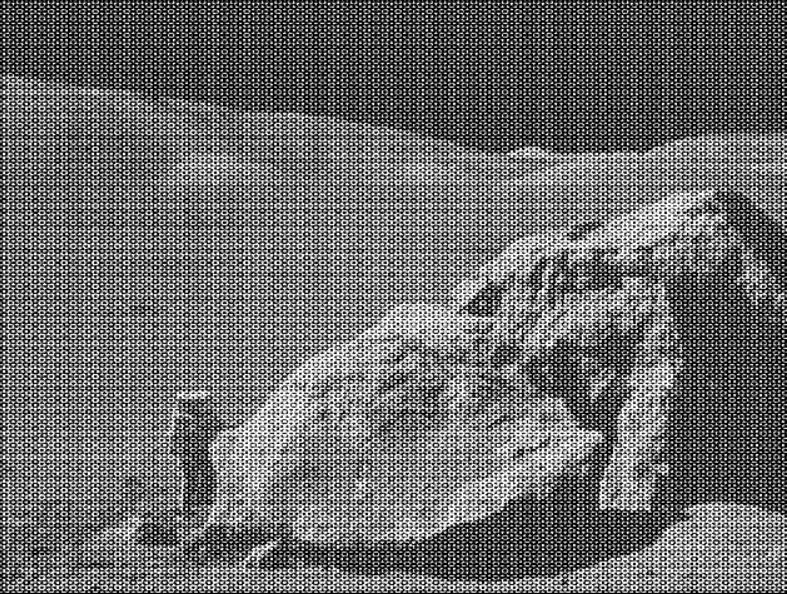
#> input picture task5/periodic_noise.JPG, 787 x 594 px, found by its file name
$ jupyter execute Solution_Task5.ipynb
#> lines starting #> are read from the running program, lines starting #| are printed output that depends on the picture
[cell 1]
import numpy as np
import cv2 as cv
from matplotlib import pyplot as plt

### 1. Реализуйте высокочастотную фильтрацию на основе ядра Гаусса

#### До фильтрации

[cell 2]
img = cv.imread('periodic_noise.jpg', cv.IMREAD_GRAYSCALE)
#> img: shape (594, 787); min 0, max 255, mean 107.6

dft = cv.dft(np.float32(img),flags = cv.DFT_COMPLEX_OUTPUT)
dft_shift = np.fft.fftshift(dft)
magnitude_spectrum = 20*np.log(cv.magnitude(dft_shift[:,:,0],dft_shift[:,:,1]))
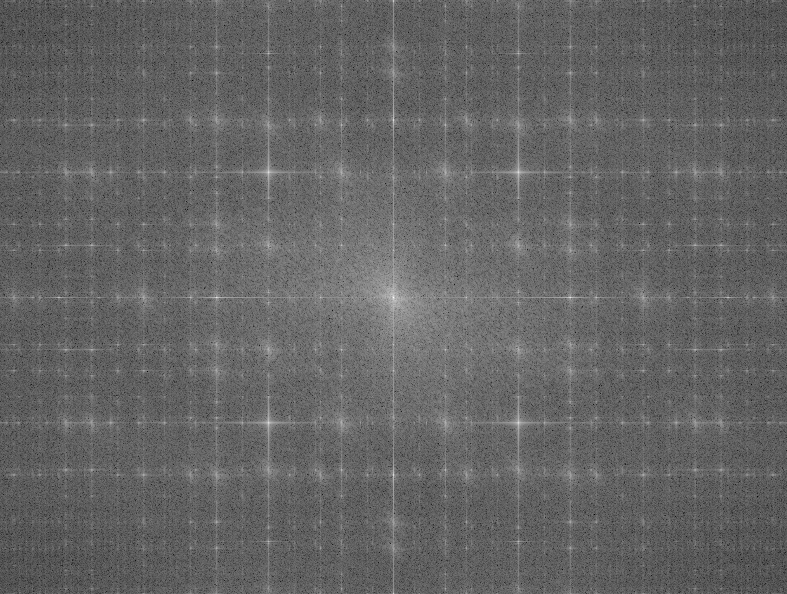
#> magnitude_spectrum: shape (594, 787) float32; min 63.67, max 354.7, mean 178.8; drawn with min black and max white

fig, ax = plt.subplots(1, 2, figsize=(10, 5))
ax[0].imshow(img, cmap = 'gray'); ax[0].set_title('Оригинал')
ax[1].imshow(magnitude_spectrum, cmap = 'gray'); ax[1].set_title('Неотфильтрованный спектр')

#### Создание и вывод маски на основе ядра Гаусса

[cell 3]
sigma = 30
rows, cols = img.shape
#> rows = 594; cols = 787
x, y = np.meshgrid(np.arange(0, cols, 1), np.arange(0, rows, 1))

gauss_mask = np.exp(-((x - (cols // 2))**2 + (y - (rows // 2))**2) / (2 * sigma**2))
plt.imshow(gauss_mask, cmap='gray')
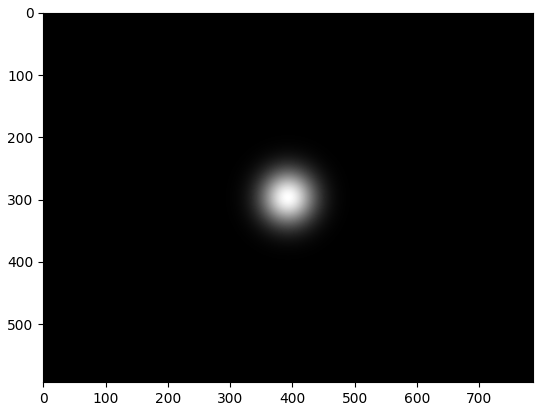
#> figure drawn by matplotlib, 1 panel

#### После фильтрации

[cell 4]
dft_shift_filtered = dft_shift * gauss_mask[:, :, np.newaxis]

magnitude_spectrum_filtered = 20*np.log(cv.magnitude(dft_shift_filtered[:,:,0], dft_shift_filtered[:,:,1]) + 1)
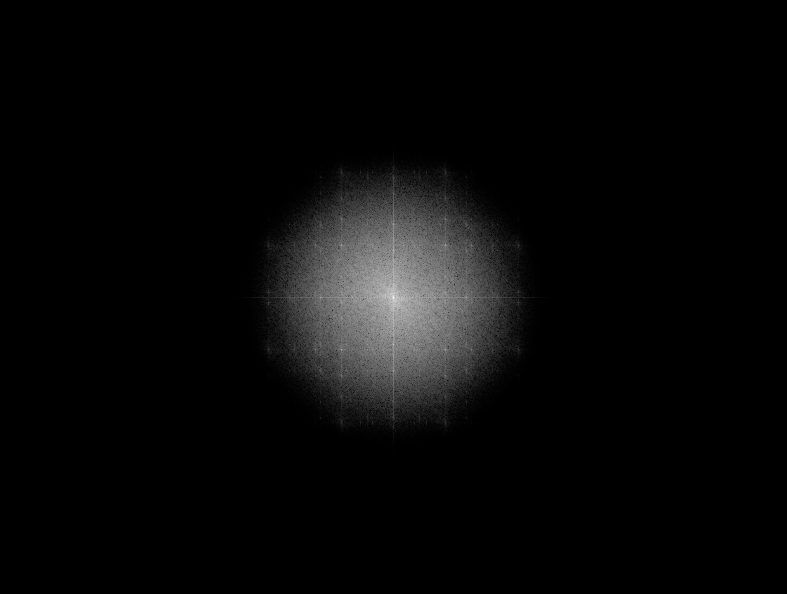
#> magnitude_spectrum_filtered: shape (594, 787) float64; min 0, max 354.7, mean 12.1; drawn with min black and max white

f_ishift = np.fft.ifftshift(dft_shift_filtered)
img_filtered = cv.idft(f_ishift)
img_filtered = cv.magnitude(img_filtered[:,:,0], img_filtered[:,:,1])
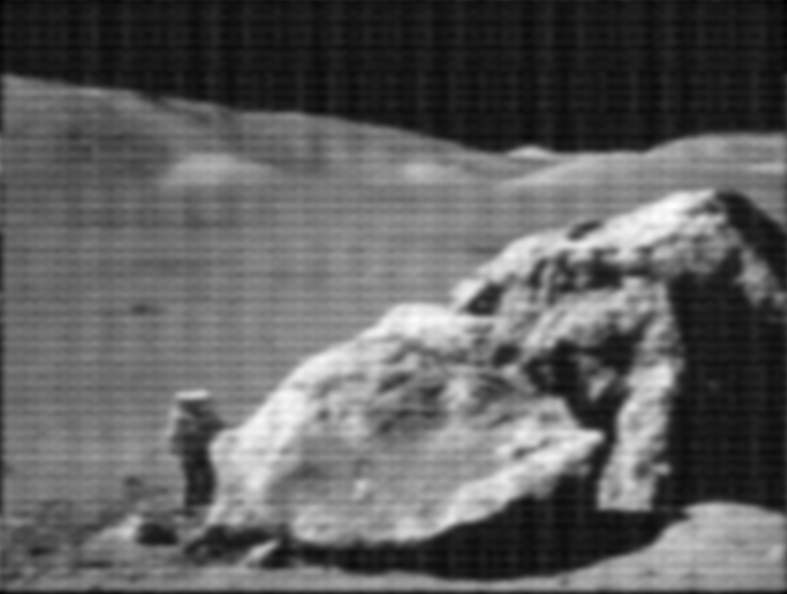
#> img_filtered: shape (594, 787) float64; min 28062789.1, max 87553656.3, mean 50323632; drawn with min black and max white

fig, ax = plt.subplots(1, 2, figsize=(10, 5))
ax[1].imshow(img_filtered, cmap = 'gray'); ax[1].set_title('Отфильтрованное изображение')
ax[0].imshow(magnitude_spectrum_filtered, cmap = 'gray'); ax[0].set_title('Отфильтрованный спектр')

### 2. Реализуйте вычисление свертки с помощью преобразования Фурье

#### Создание функции для линейной свертки

[cell 5]
def fft_convolve(img, kernel):
    ih, iw = img.shape
#> ih = 594; iw = 787
    kh, kw = kernel.shape
    fh, fw = ih + kh - 1, iw + kw - 1
#> fh = 598; fw = 791

    F_img    = np.fft.fft2(img.astype(np.float32),    s=(fh, fw))
    F_kernel = np.fft.fft2(kernel.astype(np.float32), s=(fh, fw))

    full = np.real(np.fft.ifft2(F_img * F_kernel))
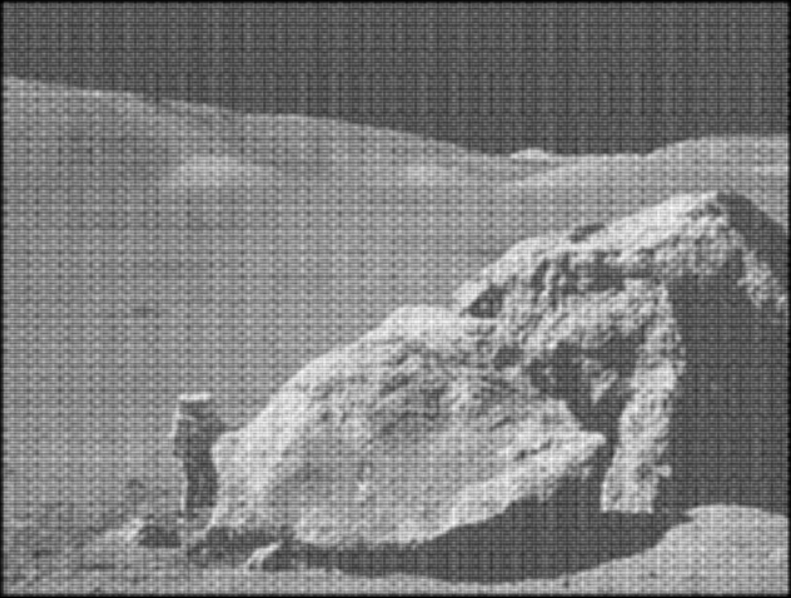
#> full: shape (598, 791) float64; min -6.08e-14, max 214.5, mean 106.4; drawn with min black and max white

    ph, pw = kh // 2, kw // 2
    return full[ph:ph+ih, pw:pw+iw]

kernel_5 = np.ones((5, 5), np.float32) / 25
kernel_11 = np.ones((11, 11), np.float32) / 121

#### Применение

[cell 6]
img = cv.imread('periodic_noise.jpg', cv.IMREAD_GRAYSCALE)
img_k5_fft = fft_convolve(img, kernel_5)
img_k11_fft = fft_convolve(img, kernel_11)
#> in fft_convolve (call 2), `full = np.real(np.fft.ifft2(F_img * F_kernel))`:
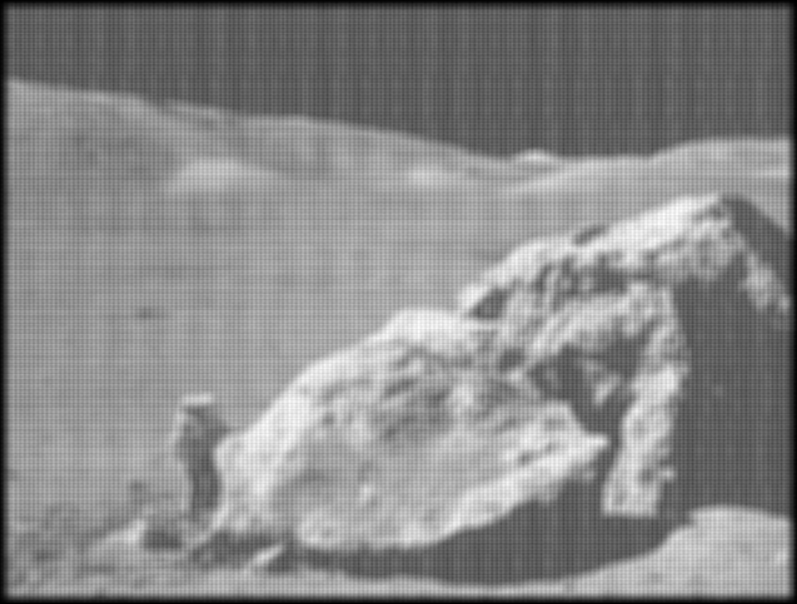
#> full: shape (604, 797) float64; min -2.68e-14, max 195.3, mean 104.5; drawn with min black and max white
#> in fft_convolve (call 2), `return full[ph:ph+ih, pw:pw+iw]`:
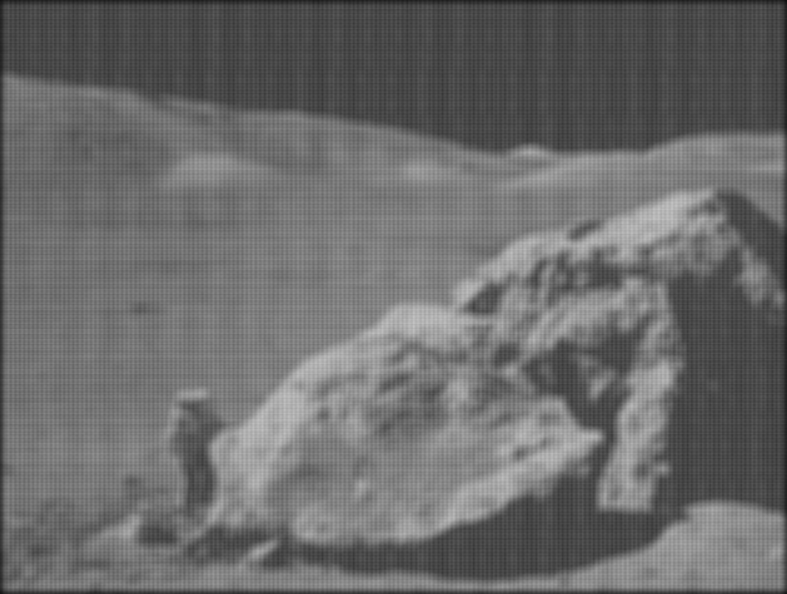
#> returned value: shape (594, 787) float64; min 16.6, max 195.3, mean 107.1

fig, ax = plt.subplots(1, 3, figsize=(15, 5))
ax[0].imshow(img, cmap = 'gray'); ax[0].set_title('Оригинал')
ax[1].imshow(img_k5_fft, cmap = 'gray'); ax[1].set_title('Свертка с усредняющим ядром 5x5')
ax[2].imshow(img_k11_fft, cmap = 'gray'); ax[2].set_title('Свертка с усредняющим ядром 11x11')

### 3. Реализуйте удаление периодического шума с помощью преобразования Фурье

[cell 7]
img = cv.imread('periodic_noise.jpg', cv.IMREAD_GRAYSCALE)

dft = cv.dft(np.float32(img),flags = cv.DFT_COMPLEX_OUTPUT)
dft_shift = np.fft.fftshift(dft)
magnitude_spectrum = 20*np.log(cv.magnitude(dft_shift[:,:,0],dft_shift[:,:,1]))

mask = np.ones((img.shape[0], img.shape[1], 2),np.uint8)
centerX, centerY = (int(img.shape[0] / 2), int(img.shape[1] / 2))
#> centerX = 297; centerY = 393

highs = np.argwhere(magnitude_spectrum > 240)
#> highs = 1652 pairs, first value 0 to 593, second value 32 to 754
for x, y in highs:
    if (x - centerX)**2 + (y - centerY)**2 > 25**2:
        mask[x-3:x+4, y-3:y+4, :] = 0
#> this loop made 1652 passes
#> (x, y) on passes 1 to 3: (0, 393), (1, 393), (2, 393)

[cell 8]
dft_shift = dft_shift * mask
filtering_magn_res = 20*np.log(cv.magnitude(dft_shift[:,:,0],dft_shift[:,:,1]) + 1)
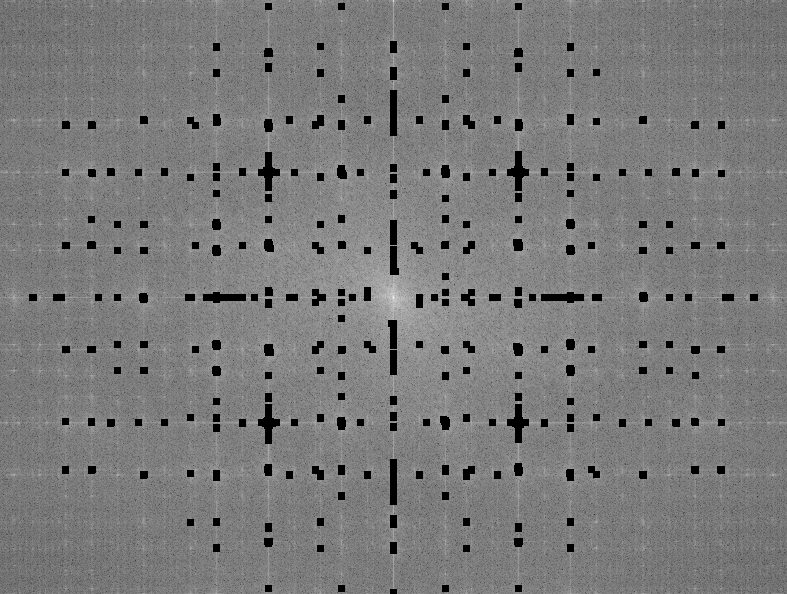
#> filtering_magn_res: shape (594, 787) float32; min 0, max 354.7, mean 170.2; drawn with min black and max white

[cell 9]
f_ishift = np.fft.ifftshift(dft_shift)
img_back = cv.idft(f_ishift)
img_back = cv.magnitude(img_back[:,:,0], img_back[:,:,1])
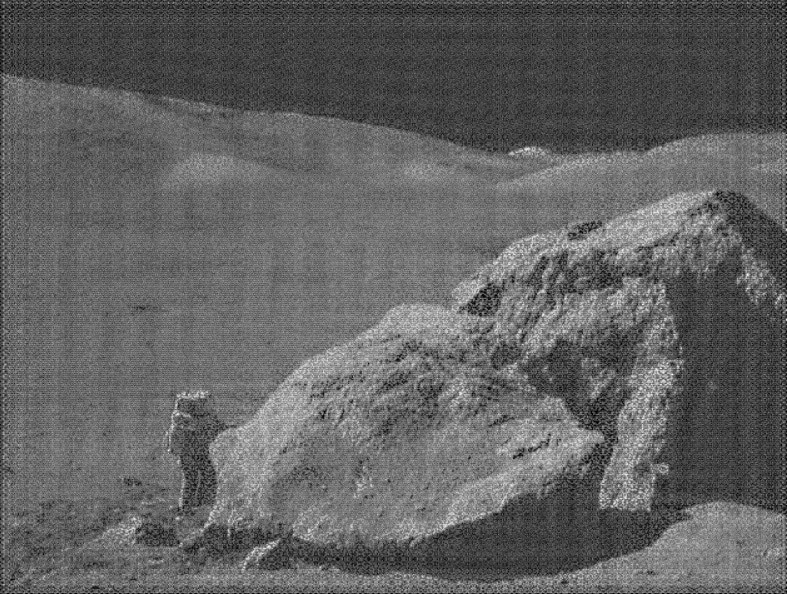
#> img_back: shape (594, 787) float32; min 914790.8, max 129295024, mean 50358592; drawn with min black and max white

[cell 10]
fig, ax = plt.subplots(1, 2, figsize=(10, 5))
ax[0].imshow(img, cmap = 'gray'); ax[0].set_title('Оригинал')
ax[1].imshow(mask[:,:,0], cmap = 'gray'); ax[1].set_title('Фильтр')
fig, ax = plt.subplots(1, 2, figsize=(10, 5))
ax[0].imshow(filtering_magn_res, cmap = 'gray'); ax[0].set_title('Отфильтрованный спектр')
ax[1].imshow(img_back, cmap = 'gray'); ax[1].set_title('Отфильтрованное изображение')
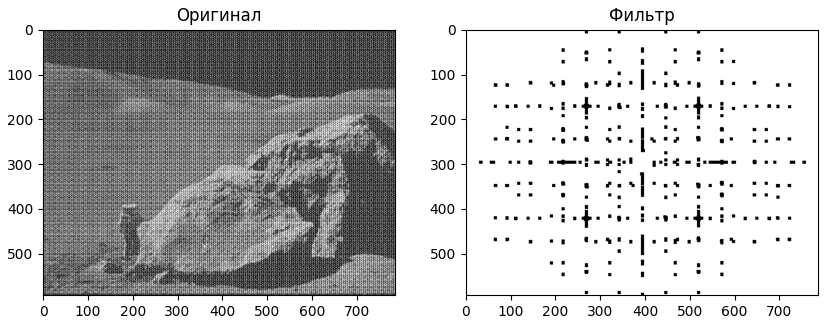
#> figure drawn by matplotlib, 2 panels
